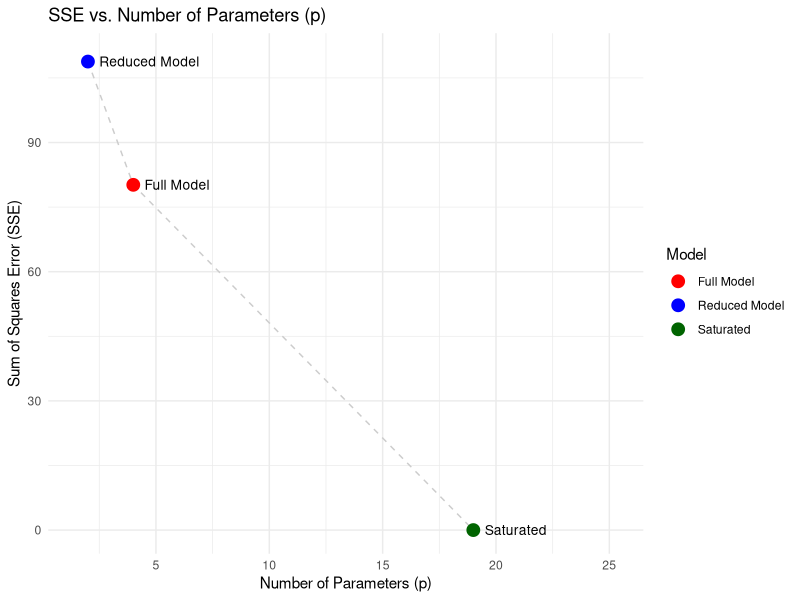
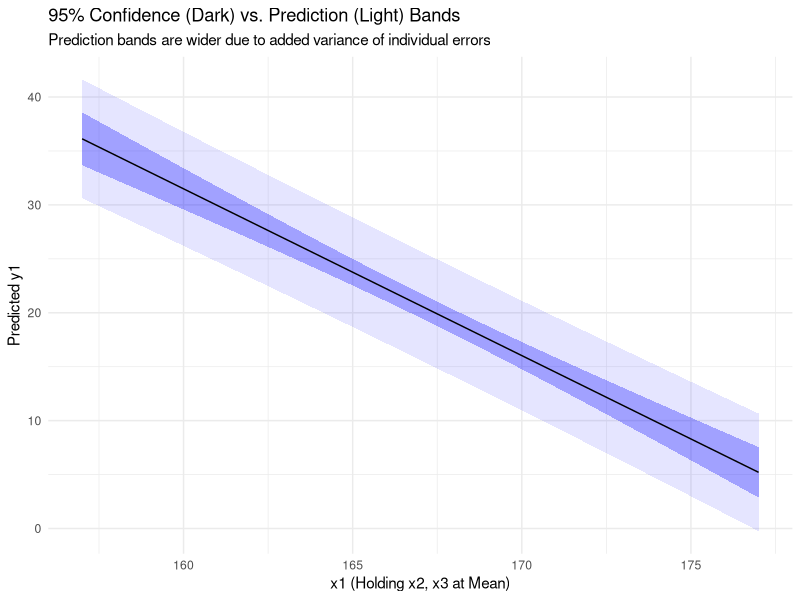

R code for these plots, in order:
## ---- chunk 1
#| echo: true
#| label: method-1-manual-and-car
#| message: false
library(knitr)
library(car)

# Load Data 
chemical_data <- data.frame(
  y1 = c(41.5, 33.8, 27.7, 21.7, 19.9, 15.0, 12.2, 4.3, 19.3, 6.4, 
         37.6, 18.0, 26.3, 9.9, 25.0, 14.1, 15.2, 15.9, 19.6),
  x1 = c(162, 162, 162, 162, 172, 172, 172, 172, 167, 177, 
         157, 167, 167, 167, 167, 177, 177, 160, 160),
  x2 = c(23, 23, 30, 30, 25, 25, 30, 30, 27.5, 27.5, 
         27.5, 32.5, 22.5, 27.5, 27.5, 20, 20, 34, 34),
  x3 = c(3, 8, 5, 8, 5, 8, 5, 8, 6.5, 6.5, 
         6.5, 6.5, 6.5, 9.5, 3.5, 6.5, 6.5, 7.5, 7.5)
)

# Fit Full Model
full_model <- lm(y1 ~ x1 + x2 + x3, data = chemical_data)
beta_hat <- coef(full_model)
XtX_inv  <- summary(full_model)$cov.unscaled
SSE_FM   <- sum(residuals(full_model)^2)
n <- nrow(chemical_data)
k <- 3

# --- Manual Matrix Implementation ---
C <- matrix(c(0, 2, -2,  0,
              0, 0,  2, -1), nrow = 2, byrow = TRUE)
q <- nrow(C) 

Cb <- C %*% beta_hat
middle_term <- solve(C %*% XtX_inv %*% t(C))
SSH <- as.numeric(t(Cb) %*% middle_term %*% Cb)

# Constructing ANOVA components
df_error <- n - k - 1
MSE <- SSE_FM / df_error
F_stat <- (SSH / q) / MSE
p_val <- pf(F_stat, q, df_error, lower.tail = FALSE)

# Display as an ANOVA table
anova_manual <- data.frame(
  Df = c(q, df_error),
  `Sum Sq` = c(SSH, SSE_FM),
  `Mean Sq` = c(SSH/q, MSE),
  `F value` = c(F_stat, NA),
  `Pr(>F)` = c(p_val, NA),
  row.names = c("Hypothesis", "Residuals")
)

print(as.table(as.matrix(anova_manual)))

# --- Verification with car package ---
hypotheses <- c("2*x1 - 2*x2 = 0", "2*x2 - x3 = 0")
print(linearHypothesis(full_model, hypotheses))

## ---- chunk 2
#| echo: true
#| label: method-2-nested
#| message: false
library(ggplot2)

# Create the reduced variable z based on constraints
chemical_data$z <- 0.5 * chemical_data$x1 + 0.5 * chemical_data$x2 + chemical_data$x3

# Fit Models
reduced_model <- lm(y1 ~ z, data = chemical_data)

# Data for Plotting
n_obs <- nrow(chemical_data)
p_full <- length(coef(full_model))
p_red  <- length(coef(reduced_model))
p_sat  <- n_obs

viz_data <- data.frame(
  p = c(p_sat, p_full, p_red),
  sse = c(0, sum(residuals(full_model)^2), sum(residuals(reduced_model)^2)),
  Model = c("Saturated", "Full Model", "Reduced Model")
)

ggplot(viz_data, aes(x = p, y = sse)) +
  geom_line(color = "gray80", linetype = "dashed") +
  geom_point(aes(color = Model), size = 4) +
  # Use nudge_x and hjust=0 to place text on the right
  geom_text(aes(label = Model), hjust = 0, nudge_x = 0.5, size = 3.5) +
  labs(
    title = "SSE vs. Number of Parameters (p)",
    x = "Number of Parameters (p)",
    y = "Sum of Squares Error (SSE)"
  ) +
  theme_minimal() +
  scale_color_manual(values = c("Full Model" = "red", 
                                "Reduced Model" = "blue", 
                                "Saturated" = "darkgreen")) +
  # Expand x-axis slightly to make room for text on the right
  scale_x_continuous(expand = expansion(mult = c(0.1, 0.4))) +
  ylim(0, max(viz_data$sse) * 1.01)

# Display raw text output from anova for nested models
anova(reduced_model, full_model)

## ---- chunk 3
#| echo: true
#| label: specific-tests-intervals
#| message: false
library(knitr)
library(ggplot2)

# --- 0. Setup: Load Data and Fit Model ---
chemical_data <- data.frame(
  y1 = c(41.5, 33.8, 27.7, 21.7, 19.9, 15.0, 12.2, 4.3, 19.3, 6.4, 
         37.6, 18.0, 26.3, 9.9, 25.0, 14.1, 15.2, 15.9, 19.6),
  x1 = c(162, 162, 162, 162, 172, 172, 172, 172, 167, 177, 
         157, 167, 167, 167, 167, 177, 177, 160, 160),
  x2 = c(23, 23, 30, 30, 25, 25, 30, 30, 27.5, 27.5, 
         27.5, 32.5, 22.5, 27.5, 27.5, 20, 20, 34, 34),
  x3 = c(3, 8, 5, 8, 5, 8, 5, 8, 6.5, 6.5, 
         6.5, 6.5, 6.5, 9.5, 3.5, 6.5, 6.5, 7.5, 7.5)
)

full_model <- lm(y1 ~ x1 + x2 + x3, data = chemical_data)
beta_hat <- coef(full_model)
s_sq <- summary(full_model)$sigma^2
XtX_inv <- summary(full_model)$cov.unscaled

# --- 1. Test for Linear Combination: H0: beta1 + beta2 = 50 ---

# Define 'a' vector (Intercept, x1, x2, x3)
a <- c(0, 1, 1, 0) 

# Manual t-statistic calculation
est <- sum(a * beta_hat)
se_est <- sqrt(s_sq * t(a) %*% XtX_inv %*% a)
t_stat <- (est - 50) / se_est
p_val_t <- 2 * pt(abs(t_stat), df = full_model$df.residual, lower.tail = FALSE)

# --- 2. Confidence and Prediction Intervals using predict() ---

# Point of interest: x0 = (165, 25, 5)
new_pt <- data.frame(x1=165, x2=25, x3=5)

# Confidence Interval (for the Mean Response)
ci_r <- predict(full_model, newdata = new_pt, interval = "confidence", level = 0.95)

# Prediction Interval (for a New Observation)
pi_r <- predict(full_model, newdata = new_pt, interval = "prediction", level = 0.95)

# --- 3. Manual Verification of Intervals ---
x0_vec <- matrix(c(1, 165, 25, 5), ncol = 1) # Note the 1 for intercept
y_hat  <- as.numeric(t(x0_vec) %*% beta_hat)
t_crit <- qt(0.975, full_model$df.residual)

# Standard Errors
se_mean <- sqrt(as.numeric(s_sq * (t(x0_vec) %*% XtX_inv %*% x0_vec)))
se_pred <- sqrt(as.numeric(s_sq * (1 + t(x0_vec) %*% XtX_inv %*% x0_vec)))

# Manual Intervals
ci_man <- c(y_hat - t_crit * se_mean, y_hat + t_crit * se_mean)
pi_man <- c(y_hat - t_crit * se_pred, y_hat + t_crit * se_pred)

# --- 4. Display Results ---
results <- data.frame(
  Method = c("R predict()", "Manual Calc", "R predict()", "Manual Calc"),
  Type   = c("Confidence (Mean)", "Confidence (Mean)", "Prediction (New)", "Prediction (New)"),
  Lower  = c(ci_r[2], ci_man[1], pi_r[2], pi_man[1]),
  Upper  = c(ci_r[3], ci_man[2], pi_r[3], pi_man[2])
)

kable(results, digits = 4, caption = "Comparison of R functions vs Manual Matrix Algebra")

# --- 5. Visualization ---

# Varying x1 while holding x2 and x3 constant at their means
x_range <- data.frame(
  x1 = seq(min(chemical_data$x1), max(chemical_data$x1), length.out = 100),
  x2 = mean(chemical_data$x2),
  x3 = mean(chemical_data$x3)
)

c_bands <- predict(full_model, newdata = x_range, interval = "confidence")
p_bands <- predict(full_model, newdata = x_range, interval = "prediction")

plot_df <- data.frame(x_range, c_bands)
plot_df$p_lwr <- p_bands[,2]
plot_df$p_upr <- p_bands[,3]

ggplot(plot_df, aes(x = x1, y = fit)) +
  geom_ribbon(aes(ymin = p_lwr, ymax = p_upr), fill = "blue", alpha = 0.1) +
  geom_ribbon(aes(ymin = lwr, ymax = upr), fill = "blue", alpha = 0.3) +
  geom_line(color = "black") +
  labs(title = "95% Confidence (Dark) vs. Prediction (Light) Bands",
       subtitle = "Prediction bands are wider due to added variance of individual errors",
       x = "x1 (Holding x2, x3 at Mean)", y = "Predicted y1") +
  theme_minimal()
